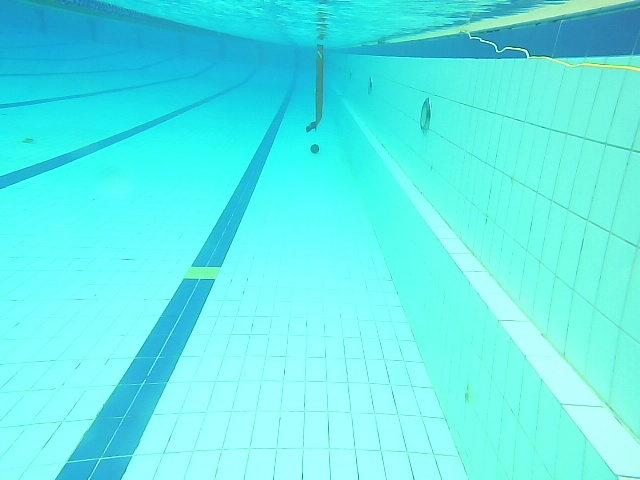
#> input picture src/debug_cv/test/imgs/img_.image_raw_2024-03-20_134934.jpeg, 640 x 480 px, given in place of pool_test_vid1.mp4, which was not available
$ python main.py
#> lines starting #> are read from the running program, lines starting #| are printed output that depends on the picture; after the words box and inside, x2 and y2 are one past the last pixel; in counts of white or black regions, pixels touching at a corner belong together; pictures that were not available may be replaced by others from this repository, and a replacement may not be noted
#> in main, frame is the input picture: shape (480, 640, 3); mean B, G, R 234.5, 237.2, 95.8
### src/debug_cv/test/cv_engine.py
import cv2
import numpy as np

class cv_engine:

    def __init__(self):

        self.obj_area = 0
        self.threshold = 200
        self.thresh_slider_max = 255
        self.win_title = "Obstacle Detection"
        self.track_name = "Threshold"
        self.hue = 80
        self.sub = cv2.createBackgroundSubtractorKNN()

    # [17 lines left out: function thresh_process_frame, not called in this run]


    def hsv_processing(self, frame): # <------- currently using this method. Threshold method is there for reference only.
        frame = frame[:, 200:1080]
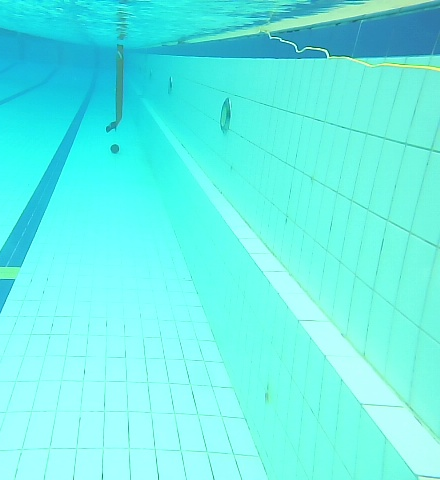
#> frame: shape (480, 440, 3); mean of channels 0, 1, 2 233, 240.5, 103.6; drawn as B, G, R
        hsv = cv2.cvtColor(frame, cv2.COLOR_BGR2HSV)
#> hsv: shape (480, 440, 3); mean H, S, V 88.2, 148.6, 243.8
        # HSV ranges
        # Blue
        ignore_lower = np.array([self.hue, 50, 50])
        ignore_higher = np.array([360, 255, 255])
        mask = cv2.inRange(hsv, ignore_lower, ignore_higher)
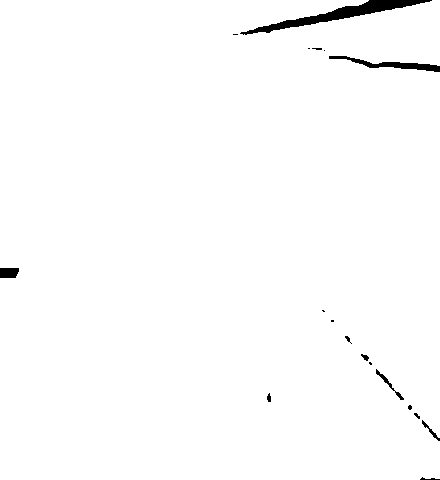
#> mask: shape (480, 440); 98.8% white; 18 black regions (9 under 20 px), largest, box (x1, y1, x2, y2) and area: (240, 0, 432, 35) 1493, (329, 56, 440, 72) 541, (0, 268, 19, 278) 178
        mask = cv2.bitwise_not(mask)
#> mask: shape (480, 440); 1.2% white; 18 white regions (9 under 20 px)
        mask = cv2.GaussianBlur(mask, (27, 27), 0)
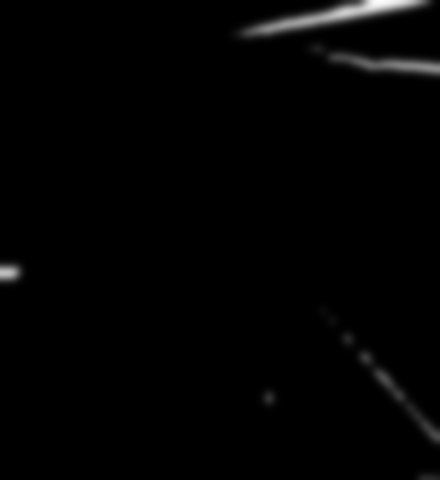
#> mask: shape (480, 440); min 0, max 252, mean 3.1

        # noise removal
        kernel = cv2.getStructuringElement(cv2.MORPH_ELLIPSE, (2, 2))
        mask = cv2.morphologyEx(mask, cv2.MORPH_OPEN, kernel)

        return frame, mask

    def detect_contours(self, frame):
        og, pr = self.hsv_processing(frame)
        cnt, h = cv2.findContours(pr, cv2.RETR_EXTERNAL, cv2.CHAIN_APPROX_NONE)
#> cnt = 5 contours; box (x1, y1, x2, y2) and area: (225, 0, 440, 85) 9261, (314, 301, 440, 453) 4293, (0, 257, 31, 291) 876, (257, 384, 284, 414) 593, (411, 468, 440, 480) 292; h = [[1, -1, -1, -1], [2, 0, -1, -1], [3, 1, -1, -1], [4, 2, -1, -1], [-1, 3, -1, -1]]
        frame_out = og.copy() # <----- edit this to change which frame is displayed.

        if len(cnt) > 0:
            c = max(cnt, key=cv2.contourArea)
#> c = contour of 742 points, box (x1, y1, x2, y2) (225, 0, 440, 85), area 9261

            self.obj_area = cv2.contourArea(c)
#> self.obj_area = 9261
            hull = [cv2.convexHull(c, False)]
#> hull = 1 contour; box (x1, y1, x2, y2) and area: (225, 0, 440, 85) 13470

            cv2.drawContours(frame_out, cnt, -1, (0, 255, 0), 1, 8, h)
            cv2.drawContours(frame_out, hull, -1, (0, 0, 255), 3, 8)
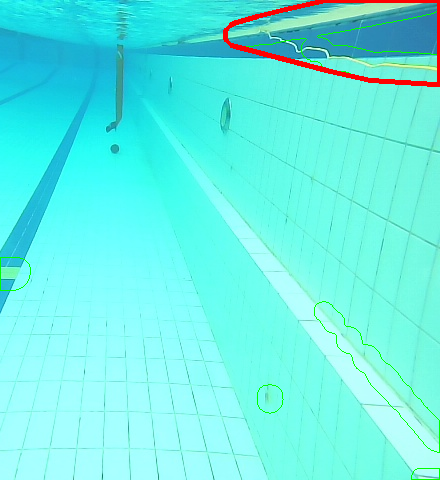
#> frame_out: shape (480, 440, 3); mean of channels 0, 1, 2 229.9, 238.5, 104.9; drawn as B, G, R

        return frame_out, pr

### src/debug_cv/test/main.py
import cv2
import numpy as np
import argparse
from cv_engine import cv_engine

def main():

    parser = argparse.ArgumentParser(description="Runs CV Engine")
    parser.add_argument("--show_frame", action="store_true", default=True)
    parser.add_argument("--video_cap", dest="dir", default=".\\pool_test_vid1.mp4")
    parser.add_argument("--show_process", action="store_true", default=False) # for debugging
    parser.add_argument("--mode", dest='mode', default='v')
    parser.add_argument("--img_cap", dest='img', default=".\\imgs\\img_.image_raw_2024-03-20_134828.jpeg")

    args = parser.parse_args()

    if args.mode == 'v':

        cap = cv2.VideoCapture(args.dir)
        en = cv_engine()

        while cap.isOpened():

            _, frame = cap.read()
            f, pr = en.detect_contours(frame)
            # hsv = en.hsv_processing()

            if args.show_frame:
                cv2.imshow('Obstacle Detection', f)

            if args.show_process:
                cv2.imshow('Processed Image', pr)

            # cv2.imshow('HSV', hsv)

            if cv2.waitKey(1) & 0xff == ord('q'):
#> (key q is pressed here)
                cleanup(cap)
                break

    else:

        img = cv2.imread(args.img)
        en = cv_engine()

        f, pr = en.detect_contours(img)
        if args.show_frame:
            cv2.imshow('Obstacle Detection', f)
        if args.show_process:
            cv2.imshow('Processed Frame', pr)

        cv2.waitKey(0)

def cleanup(cap):
    cv2.destroyAllWindows()
    cap.release()

if __name__ == "__main__":
    main()

$ run again, on src/debug_cv/test/imgs/img_.image_raw_2024-03-20_134940.jpeg
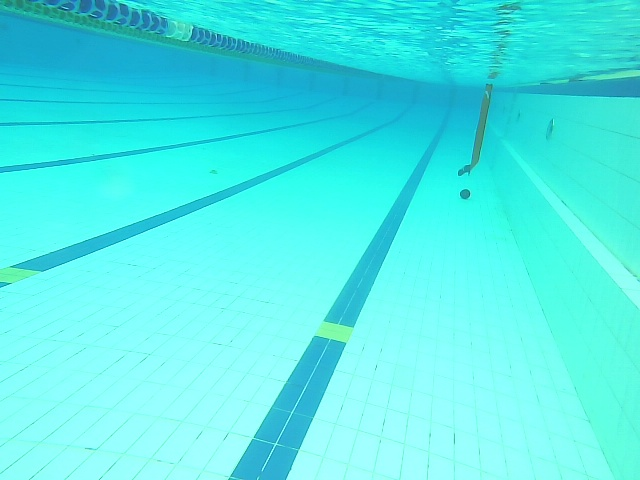
#> input picture src/debug_cv/test/imgs/img_.image_raw_2024-03-20_134940.jpeg, 640 x 480 px, given in place of pool_test_vid1.mp4, which was not available
#> in main, frame is the input picture: shape (480, 640, 3); mean B, G, R 232.2, 234.6, 80.9
#> frame: shape (480, 440, 3)
#> hsv: shape (480, 440, 3); mean H, S, V 89.2, 173.5, 239.3
#> in hsv_processing, `mask = cv2.GaussianBlur(mask, (27, 27), 0)`:
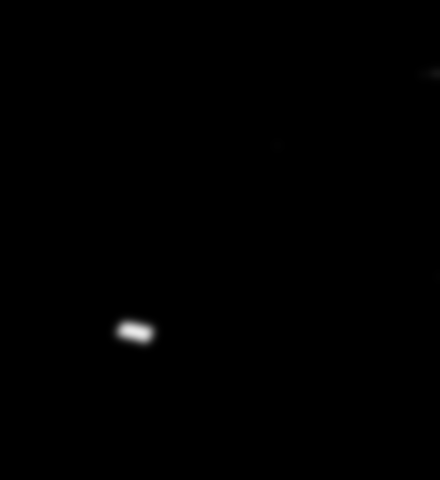
#> mask: shape (480, 440); min 0, max 234, mean 0.6
#> cnt = 4 contours; box (x1, y1, x2, y2) and area: (107, 312, 165, 355) 1896, (415, 62, 440, 87) 464, (271, 139, 286, 154) 163, (433, 270, 440, 285) 72; h = [[1, -1, -1, -1], [2, 0, -1, -1], [3, 1, -1, -1], [-1, 2, -1, -1]]
#> c = contour of 149 points, box (x1, y1, x2, y2) (107, 312, 165, 355), area 1896
#> self.obj_area = 1895.5
#> hull = 1 contour; box (x1, y1, x2, y2) and area: (107, 312, 165, 355) 1932
#> in detect_contours, `cv2.drawContours(frame_out, hull, -1, (0, 0, 255), 3, 8)`:
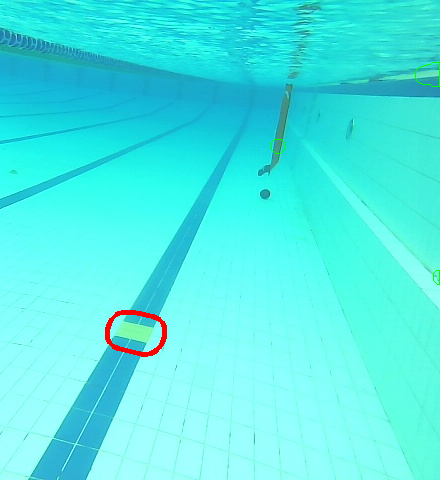
#> frame_out: shape (480, 440, 3); mean of channels 0, 1, 2 230.1, 234.3, 79.5; drawn as B, G, R

$ run again, on src/debug_cv/test/imgs/img_.image_raw_2024-03-20_135115.jpeg
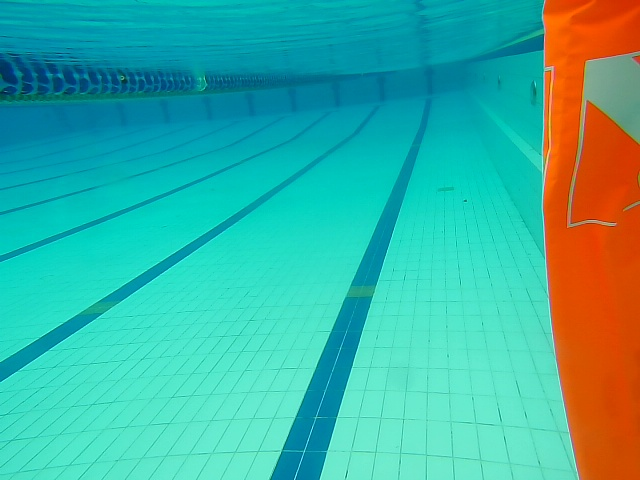
#> input picture src/debug_cv/test/imgs/img_.image_raw_2024-03-20_135115.jpeg, 640 x 480 px, given in place of pool_test_vid1.mp4, which was not available
#> in main, frame is the input picture: shape (480, 640, 3); mean B, G, R 160.9, 177.1, 60.1
#> frame: shape (480, 440, 3)
#> hsv: shape (480, 440, 3); mean H, S, V 73.4, 213.7, 203.4
#> in hsv_processing, `mask = cv2.GaussianBlur(mask, (27, 27), 0)`:
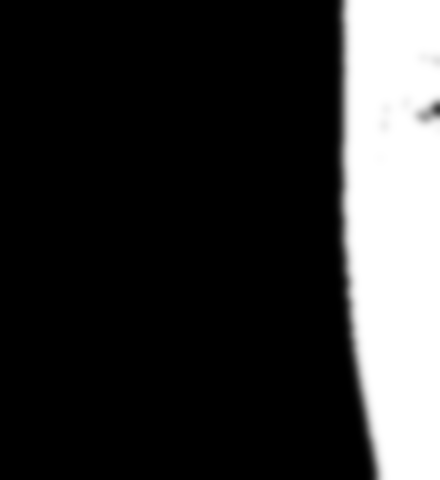
#> mask: shape (480, 440); min 0, max 255, mean 51.1
#> cnt = 1 contour; box (x1, y1, x2, y2) and area: (332, 0, 440, 480) 47478; h = [[-1, -1, -1, -1]]
#> c = contour of 1137 points, box (x1, y1, x2, y2) (332, 0, 440, 480), area 47478
#> self.obj_area = 47477.5
#> hull = 1 contour; box (x1, y1, x2, y2) and area: (332, 0, 440, 480) 47826
#> in detect_contours, `cv2.drawContours(frame_out, hull, -1, (0, 0, 255), 3, 8)`:
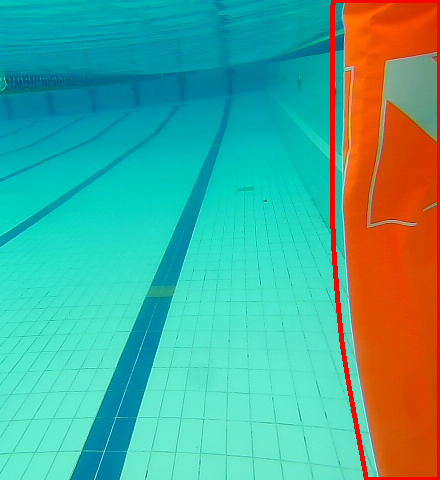
#> frame_out: shape (480, 440, 3); mean of channels 0, 1, 2 149.2, 169.9, 77.5; drawn as B, G, R

$ run again, on src/debug_cv/test/imgs/img_.image_raw_2024-03-20_135144.jpeg
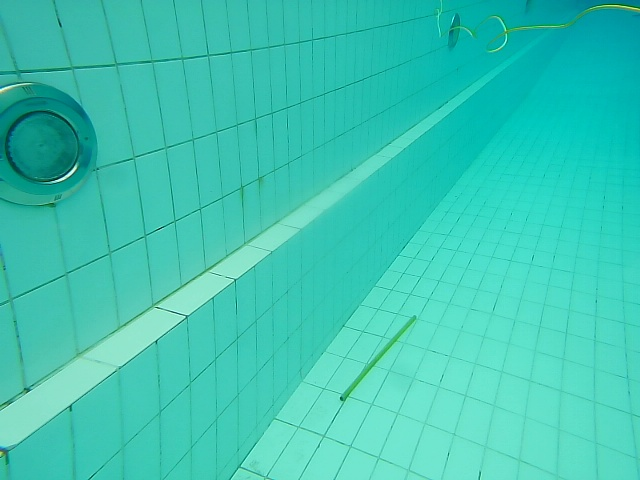
#> input picture src/debug_cv/test/imgs/img_.image_raw_2024-03-20_135144.jpeg, 640 x 480 px, given in place of pool_test_vid1.mp4, which was not available
#> in main, frame is the input picture: shape (480, 640, 3); mean B, G, R 180.2, 199.2, 60.1
#> frame: shape (480, 440, 3)
#> hsv: shape (480, 440, 3); mean H, S, V 85.8, 184.2, 204.3
#> in hsv_processing, `mask = cv2.GaussianBlur(mask, (27, 27), 0)`:
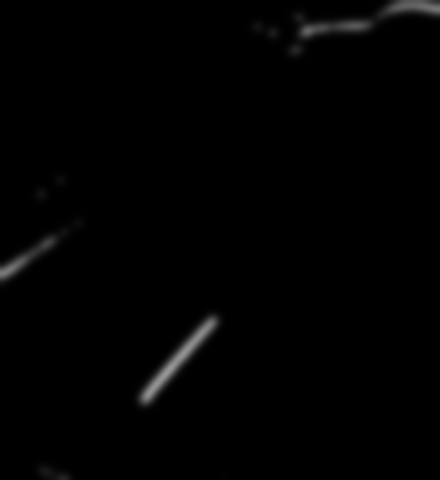
#> mask: shape (480, 440); min 0, max 150, mean 1.9
#> cnt = 6 contours; box (x1, y1, x2, y2) and area: (246, 0, 440, 64) 5398, (131, 308, 229, 415) 3828, (0, 213, 91, 295) 2640, (30, 170, 73, 208) 850, (32, 460, 79, 480) 661, (217, 473, 232, 480) 72; h = [[1, -1, -1, -1], [2, 0, -1, -1], [3, 1, -1, -1], [4, 2, -1, -1], [5, 3, -1, -1], [-1, 4, -1, -1]]
#> c = contour of 483 points, box (x1, y1, x2, y2) (246, 0, 440, 64), area 5398
#> self.obj_area = 5398.5
#> hull = 1 contour; box (x1, y1, x2, y2) and area: (246, 0, 440, 64) 7939
#> in detect_contours, `cv2.drawContours(frame_out, hull, -1, (0, 0, 255), 3, 8)`:
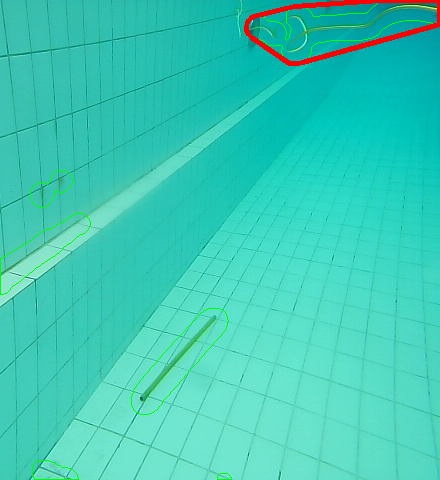
#> frame_out: shape (480, 440, 3); mean of channels 0, 1, 2 182.6, 202.9, 61; drawn as B, G, R
